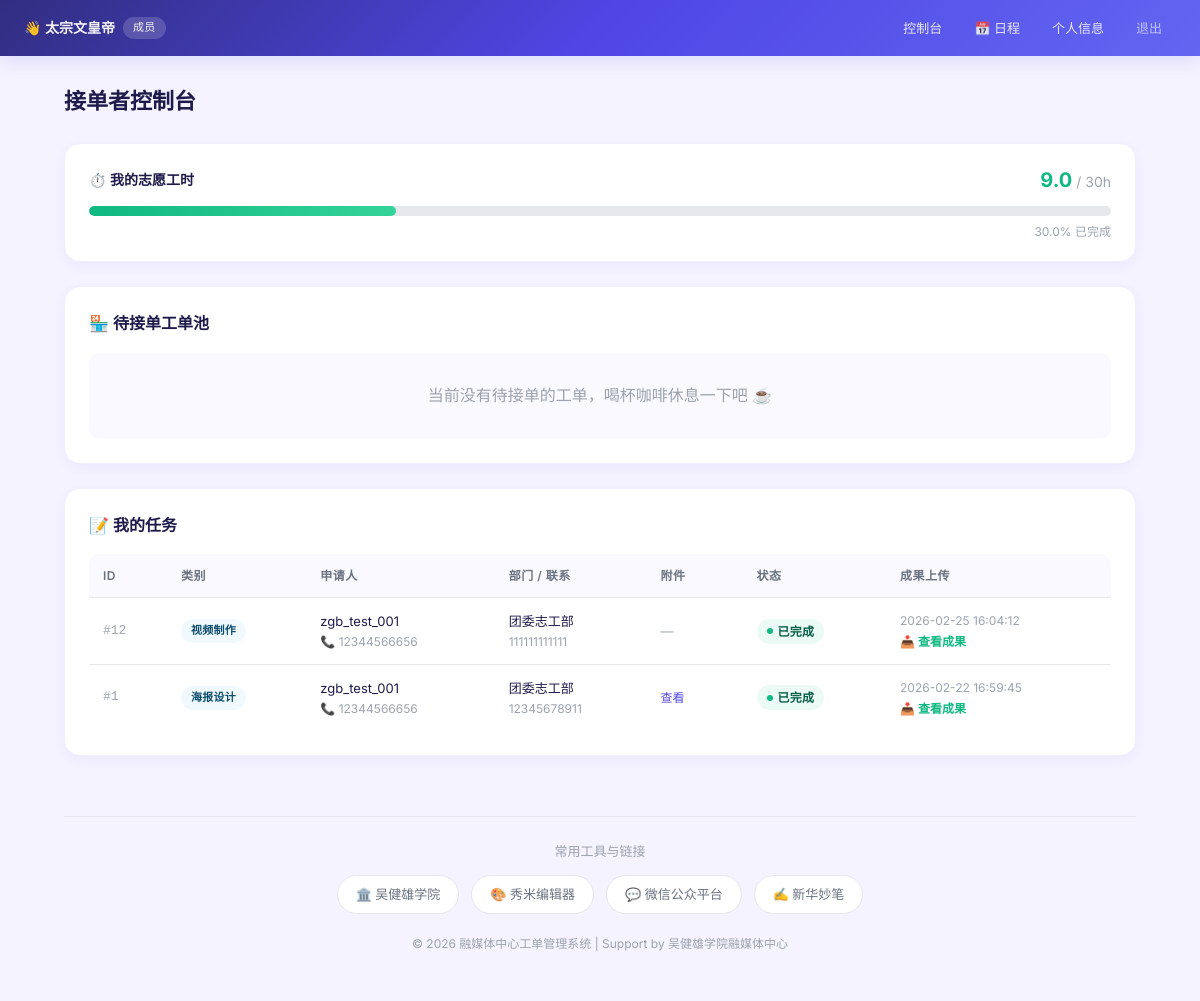
The app's page /acceptor (signed in) with its own data.
### tables this page shows
CREATE TABLE acceptor_hours (
                acceptor_id INTEGER PRIMARY KEY,
                total_hours REAL DEFAULT 0,
                FOREIGN KEY (acceptor_id) REFERENCES users (id) ON DELETE CASCADE
            );

CREATE TABLE assignments (
    id INTEGER PRIMARY KEY AUTOINCREMENT,
    work_order_id INTEGER NOT NULL,
    acceptor_id INTEGER NOT NULL,
    accepted_at TIMESTAMP DEFAULT CURRENT_TIMESTAMP,
    result_path TEXT,          -- 成果文件路径
    completed_at TIMESTAMP, volunteer_hours REAL DEFAULT 0,
    FOREIGN KEY (work_order_id) REFERENCES work_orders (id) ON DELETE CASCADE,
    FOREIGN KEY (acceptor_id) REFERENCES users (id) ON DELETE CASCADE
);

CREATE TABLE work_orders (
    id INTEGER PRIMARY KEY AUTOINCREMENT,
    applicant_id INTEGER NOT NULL,
    category_id INTEGER NOT NULL,
    department_id INTEGER,     -- 记录发起部门，用于管理员视野分层
    contact TEXT NOT NULL,     -- 联系方式
    deadline DATE NOT NULL,    -- 截止日期
    requirements TEXT NOT NULL, -- 需求描述
    attachment_path TEXT,      -- 附件文件名
    status TEXT DEFAULT 'pending' CHECK(status IN ('pending', 'accepted', 'completed', 'rejected')),
    created_at TIMESTAMP DEFAULT CURRENT_TIMESTAMP,
    rating INTEGER,            -- 满意度评价 (1-5)
    comment TEXT, max_acceptors INTEGER DEFAULT 1,              -- 评价内容
    FOREIGN KEY (applicant_id) REFERENCES users (id) ON DELETE CASCADE,
    FOREIGN KEY (category_id) REFERENCES categories (id),
    FOREIGN KEY (department_id) REFERENCES departments (id) ON DELETE SET NULL
);

CREATE TABLE categories (
    id INTEGER PRIMARY KEY AUTOINCREMENT,
    name TEXT UNIQUE NOT NULL -- 视频制作、海报设计等
);

CREATE TABLE users (
    id INTEGER PRIMARY KEY AUTOINCREMENT,
    uid TEXT UNIQUE NOT NULL,      -- 1. 唯一识别码 (系统自动生成，如 MEDIA2026001)
    card_id TEXT UNIQUE NOT NULL,  -- 2. 一卡通号
    real_name TEXT NOT NULL,       -- 真实姓名
    phone TEXT UNIQUE NOT NULL,    -- 3. 手机号
    nickname TEXT UNIQUE,          -- 4. 昵称 (允许为空)
    password TEXT NOT NULL,    -- 存储哈希后的密码
    role TEXT NOT NULL CHECK(role IN ('applicant', 'acceptor', 'admin', 'dept_admin')),
    department_id INTEGER,     -- 部门管理员和普通用户均需关联部门
    is_approved INTEGER DEFAULT 0, qq_number TEXT, -- 0: 未审核, 1: 已审核
    FOREIGN KEY (department_id) REFERENCES departments (id) ON DELETE SET NULL
);

CREATE TABLE departments (
    id INTEGER PRIMARY KEY AUTOINCREMENT,
    name TEXT UNIQUE NOT NULL, -- 部门全称
    code TEXT UNIQUE NOT NULL  -- 部门唯一代码（如: MEDIA, SEU, WJX）
, head_name TEXT, phone TEXT, qq TEXT);

### app/routes/order_routes.py (the view)
def acceptor_dashboard():
    if session.get('role') != 'acceptor': return redirect(url_for('login'))
    available, my_tasks = OrderService.get_acceptor_view_data(session['user_id'])
    total_hours = OrderService.get_acceptor_total_hours(session['user_id'])
    return render_template('acceptor.html', available_orders=available, my_orders=my_tasks, total_hours=total_hours)

### app/db.py (called while the page is built)
def get_db():
    if 'db' not in g:
        g.db = sqlite3.connect(current_app.config['DATABASE'])
        g.db.row_factory = sqlite3.Row
        g.db.execute("PRAGMA foreign_keys = ON")
    return g.db

### app/services/order_service.py (called while the page is built)
    @staticmethod
    def get_acceptor_total_hours(acceptor_id):
        db = get_db()
        result = db.execute(
            'SELECT total_hours FROM acceptor_hours WHERE acceptor_id = ?',
            (acceptor_id,)
        ).fetchone()
        return result['total_hours'] if result else 0

### app/templates/acceptor.html
{% extends "layout.html" %}
{% block content %}
<div style="max-width: 1100px; margin: 0 auto;">
    <h2 style="margin-bottom: 24px;">接单者控制台</h2>
    {% set hours = total_hours|default(0) %}
    {% set pct = ((hours / 30) * 100) | round(1) %}
    {% if pct > 100 %}{% set pct = 100 %}{% endif %}
    {% if pct < 60 %}
    {% set bar_color = 'var(--accent-green)' %}
    {% set bar_bg = 'linear-gradient(90deg, #10b981, #34d399)' %}
    {% elif pct < 90 %}
    {% set bar_color = 'var(--accent-amber)' %}
    {% set bar_bg = 'linear-gradient(90deg, #f59e0b, #fbbf24)' %}
    {% else %}
    {% set bar_color = 'var(--accent-red)' %}
    {% set bar_bg = 'linear-gradient(90deg, #ef4444, #f87171)' %}
    {% endif %}
    <div class="card" style="padding: 20px 24px;">
        <div style="display: flex; justify-content: space-between; align-items: center; margin-bottom: 10px;">
            <span style="font-weight: 600; font-size: 14px;">⏱️ 我的志愿工时</span>
            <span style="font-size: 14px;">
                <strong style="font-size: 20px; color: {{ bar_color }};">{{ hours }}</strong>
                <span class="text-muted">/ 30h</span>
            </span>
        </div>
        <div class="progress-track" style="height: 10px;">
            <div class="progress-fill" style="width: {{ pct }}%; background: {{ bar_bg }};"></div>
        </div>
        <div style="text-align: right; margin-top: 6px; font-size: 12px; color: var(--text-muted);">{{ pct }}% 已完成</div>
    </div>
    <div class="card">
        <h3>🏪 待接单工单池</h3>
        {% if available_orders %}
        <table>
            <thead>
                <tr>
                    <th>类别</th>
                    <th>申请人</th>
                    <th>部门 / 联系</th>
                    <th>截止</th>
                    <th style="width: 25%;">制作要求</th>
                    <th>附件</th>
                    <th>名额</th>
                    <th>操作</th>
                </tr>
            </thead>
            <tbody>
                {% for order in available_orders %}
                {% set remaining = (order.max_acceptors|default(1)) - (order.current_acceptors|default(0)) %}
                <tr>
                    <td>
                        <span class="badge badge-completed" style="font-size: 11px;">{{ order.category_name }}</span>
                    </td>
                    <td>
                        <strong>{{ order.applicant_name }}</strong>
                        <div class="text-xs text-muted">{{ order.applicant_uid }}</div>
                    </td>
                    <td>
                        <div>{{ order.dept_name }}</div>
                        <div class="text-xs text-muted">{{ order.contact }}</div>
                    </td>
                    <td class="text-amber font-semibold">{{ order.deadline }}</td>
                    <td class="text-sm" style="color: var(--text-secondary);">{{ order.requirements }}</td>
                    <td>
                        {% if order.attachment_path %}
                        <a href="{{ url_for('static', filename='uploads/' + order.attachment_path) }}" target="_blank"
                            class="text-primary" style="text-decoration: none; font-size: 12px;">📦 下载</a>
                        {% else %}
                        <span class="text-muted">—</span>
                        {% endif %}
                    </td>
                    <td style="text-align: center;">
                        <span class="font-semibold text-sm">
                            {{ order.current_acceptors|default(0) }}/{{ order.max_acceptors|default(1) }}
                        </span>
                    </td>
                    <td>
                        {% if remaining > 0 %}
                        <form method="post" action="{{ url_for('accept_order', order_id=order.id) }}" style="display: inline;">
                            <button type="submit" class="btn-primary" style="padding: 5px 16px;">接单</button>
                        </form>
                        {% else %}
                        <span class="text-muted text-xs">已满</span>
                        {% endif %}
                    </td>
                </tr>
                {% endfor %}
            </tbody>
        </table>
        {% else %}
        <div style="padding: 30px; text-align: center; color: var(--text-muted); background: var(--bg-section); border-radius: var(--radius-md);">
            当前没有待接单的工单，喝杯咖啡休息一下吧 ☕️
        </div>
        {% endif %}
    </div>
    <div class="card">
        <h3 style="margin-top: 0;">📝 我的任务</h3>
        {% if my_orders %}
        <table>
            <thead>
                <tr>
                    <th>ID</th>
                    <th>类别</th>
                    <th>申请人</th>
                    <th>部门 / 联系</th>
                    <th>附件</th>
                    <th>状态</th>
                    <th>成果上传</th>
                </tr>
            </thead>
            <tbody>
                {% for order in my_orders %}
                <tr>
                    <td class="font-mono text-muted">#{{ order.id }}</td>
                    <td><span class="badge badge-accepted" style="font-size: 11px;">{{ order.category_name }}</span></td>
                    <td>
                        {{ order.applicant_name }}
                        {% if order.applicant_phone %}
                        <div class="text-xs text-muted">📞 {{ order.applicant_phone }}</div>
                        {% endif %}
                    </td>
                    <td>
                        {{ order.dept_name }}
                        <div class="text-xs text-muted">{{ order.contact }}</div>
                    </td>
                    <td>
                        {% if order.attachment_path %}
                        <a href="{{ url_for('static', filename='uploads/' + order.attachment_path) }}" target="_blank"
                            class="text-primary" style="text-decoration: none; font-size: 12px;">查看</a>
                        {% else %}
                        <span class="text-muted">—</span>
                        {% endif %}
                    </td>
                    <td>
                        {% if order.status == 'accepted' or order.status == 'processing' %}
                        <span class="badge badge-pending"><span class="badge-dot"></span>制作中</span>
                        {% elif order.status == 'completed' %}
                        <span class="badge badge-completed"><span class="badge-dot"></span>已完成</span>
                        {% endif %}
                    </td>
                    <td>
                        {% if order.status != 'completed' %}
                        <form method="post" action="{{ url_for('upload_result', assignment_id=order.assignment_id) }}"
                            enctype="multipart/form-data" style="display: flex; align-items: center; gap: 6px;">
                            <input type="file" name="result_file" required style="font-size: 12px; max-width: 140px;" onchange="if(this.files[0] && this.files[0].size > 5 * 1024 * 1024) { alert('上传的附件大小不能超过 5MB'); this.value = ''; }">
                            <button type="submit" style="padding: 4px 12px; font-size: 12px;">上传</button>
                        </form>
                        {% else %}
                        <div>
                            <span class="text-xs text-muted">{{ order.completed_at }}</span><br>
                            <a href="{{ url_for('static', filename='results/' + order.result_path) }}" target="_blank"
                                class="text-green" style="text-decoration: none; font-weight: 600; font-size: 12px;">
                                📥 查看成果
                            </a>
                        </div>
                        {% endif %}
                    </td>
                </tr>
                {% endfor %}
            </tbody>
        </table>
        {% else %}
        <p class="text-muted">您当前没有正在进行的任务。</p>
        {% endif %}
    </div>
</div>
{% endblock %}

### app/templates/layout.html (style rules this page uses)
:root { --primary: #4f46e5; --primary-light: #6366f1; --primary-dark: #4338ca; --primary-bg: rgba(79, 70, 229, 0.06); --accent-green: #10b981; --accent-green-bg: rgba(16, 185, 129, 0.08); --accent-amber: #f59e0b; --accent-amber-bg: rgba(245, 158, 11, 0.08); --accent-red: #ef4444; --accent-red-bg: rgba(239, 68, 68, 0.06); --accent-sky: #0ea5e9; --accent-sky-bg: rgba(14, 165, 233, 0.06); --text-primary: #1e1b4b; --text-secondary: #6b7280; --text-muted: #9ca3af; --bg-body: #f5f3ff; --bg-card: #ffffff; --bg-section: #faf9ff; --border-light: #e5e7eb; --border-subtle: #f0eeff; --shadow-sm: 0 1px 2px rgba(0,0,0,0.04); --shadow-md: 0 4px 12px rgba(79,70,229,0.06); --shadow-lg: 0 8px 30px rgba(79,70,229,0.08); --radius-sm: 6px; --radius-md: 10px; --radius-lg: 16px; --radius-full: 9999px; --transition: all 0.2s cubic-bezier(0.4, 0, 0.2, 1); }
* { box-sizing: border-box; }
body { font-family: 'Inter', -apple-system, BlinkMacSystemFont, 'Segoe UI', sans-serif; margin: 0; background: var(--bg-body); color: var(--text-primary); line-height: 1.6; -webkit-font-smoothing: antialiased; }
h2 { color: var(--text-primary); font-size: 22px; font-weight: 700; margin: 0 0 4px; border: none; padding: 0; }
h3 { color: var(--text-primary); font-size: 16px; font-weight: 600; margin: 0 0 16px; padding: 0; border: none; }
.card { background: var(--bg-card); border-radius: var(--radius-lg); padding: 24px; box-shadow: var(--shadow-md); border: 1px solid var(--border-subtle); margin-bottom: 24px; }
table { width: 100%; border-collapse: separate; border-spacing: 0; margin-top: 0; box-shadow: none; font-size: 13px; }
th, td { padding: 12px 14px; text-align: left; border: none; border-bottom: 1px solid var(--border-light); }
th { background: var(--bg-section); font-weight: 600; color: var(--text-secondary); font-size: 12px; text-transform: uppercase; letter-spacing: 0.5px; }
thead tr:first-child th:first-child { border-radius: var(--radius-md) 0 0 0; }
thead tr:first-child th:last-child { border-radius: 0 var(--radius-md) 0 0; }
tbody tr { transition: var(--transition); }
tbody tr:last-child td { border-bottom: none; }
.badge { display: inline-flex; align-items: center; gap: 5px; padding: 3px 10px; border-radius: var(--radius-full); font-size: 12px; font-weight: 600; letter-spacing: 0.2px; }
.badge-accepted { background: var(--accent-sky-bg); color: #0c4a6e; }
.badge-completed { background: var(--accent-green-bg); color: #065f46; }
.badge-dot { width: 6px; height: 6px; border-radius: 50%; }
.badge-completed .badge-dot { background: var(--accent-green); }
.progress-track { background: var(--border-light); border-radius: var(--radius-full); height: 8px; overflow: hidden; }
.progress-fill { height: 100%; border-radius: var(--radius-full); transition: width 0.6s cubic-bezier(0.4, 0, 0.2, 1); }
th.sortable { cursor: pointer; user-select: none; position: relative; padding-right: 25px; }
.text-muted { color: var(--text-muted); }
.text-primary { color: var(--primary); }
.text-green { color: var(--accent-green); }
.font-mono { font-family: 'SF Mono', 'Fira Code', monospace; }
.text-xs { font-size: 12px; }

### records on screen
acceptor_hours: total_hours "9.0"
assignments: id "12", category_name "视频制作", applicant_name "zgb_test_001", applicant_phone "12344566656", dept_name "团委志工部", contact "111111111111", completed_at "2026-02-25 16:04:12"
assignments: id "1", category_name "海报设计", applicant_name "zgb_test_001", applicant_phone "12344566656", dept_name "团委志工部", contact "12345678911", completed_at "2026-02-22 16:59:45"

### other values on screen
{{ session.username }} "太宗文皇帝"
{{ pct }} "30.0"
